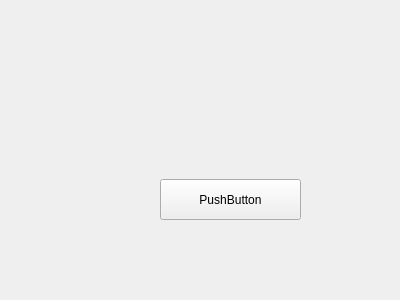
<?xml version="1.0" encoding="UTF-8"?>
<ui version="4.0">
 <class>SubWidget</class>
 <widget class="QWidget" name="SubWidget">
  <property name="geometry">
   <rect>
    <x>0</x>
    <y>0</y>
    <width>400</width>
    <height>300</height>
   </rect>
  </property>
  <property name="cursor">
   <cursorShape>PointingHandCursor</cursorShape>
  </property>
  <property name="windowTitle">
   <string>Form</string>
  </property>
  <widget class="QPushButton" name="pushButton">
   <property name="geometry">
    <rect>
     <x>160</x>
     <y>179</y>
     <width>141</width>
     <height>41</height>
    </rect>
   </property>
   <property name="text">
    <string>PushButton</string>
   </property>
  </widget>
 </widget>
 <resources/>
 <connections/>
</ui>
